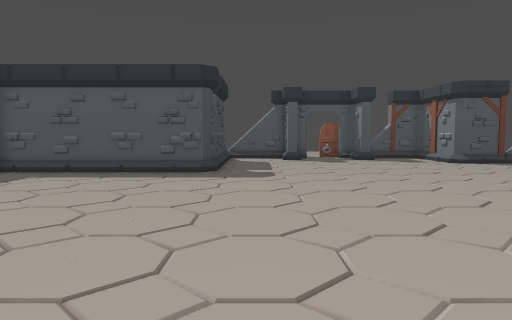
View 1 (above)

17 first-person views from a walk through a 3-D level made in the Godot game engine. The camera is 1.4 m above the floor, tilts 4° down and sees 70° across. The floor is counted in squares, 1 m on a side. Each view is taken from the middle of a square. On the plan, view 1 faces up. The plan holds only what a view shows up to about 16 squares ahead; the rest is blank. The place goes on beyond the plan.

View 2
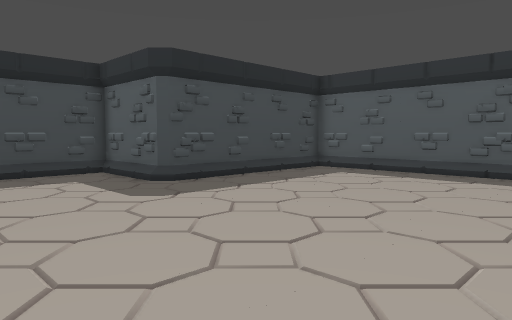

View 3
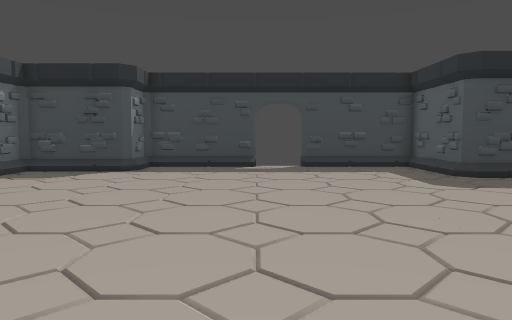

View 4
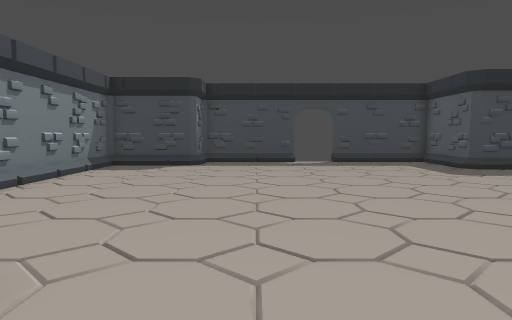

View 5
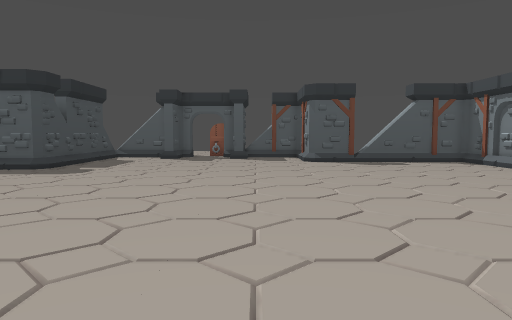

View 6
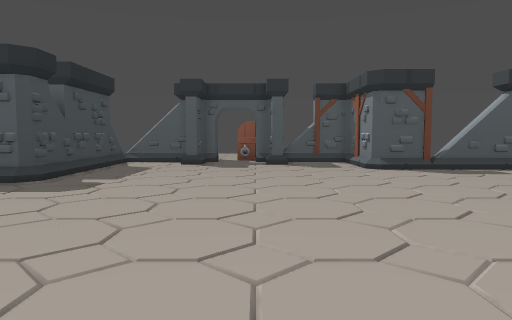

View 7
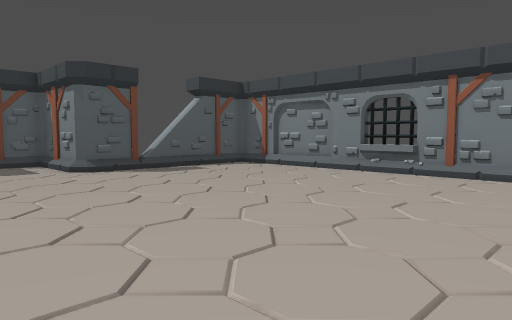

View 8
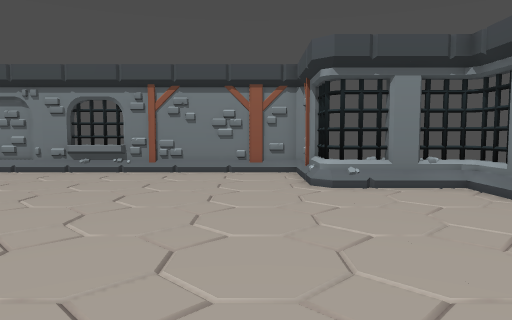

View 9
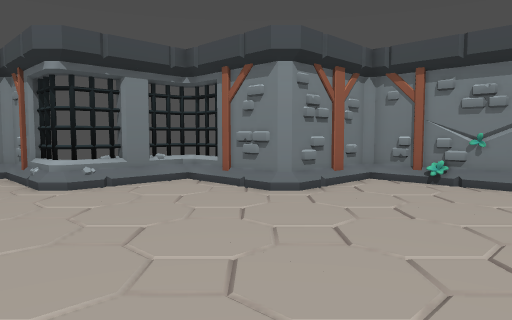

View 10
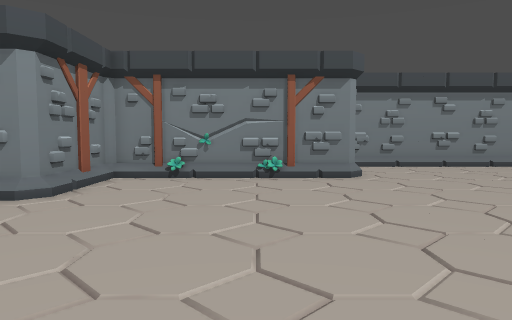

View 11
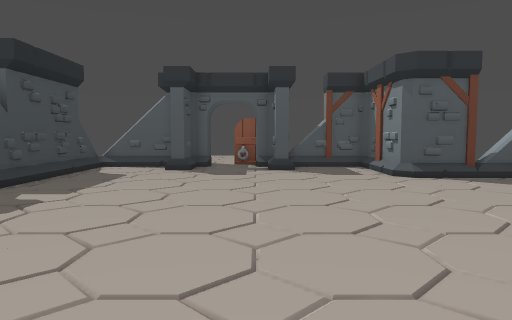

View 12
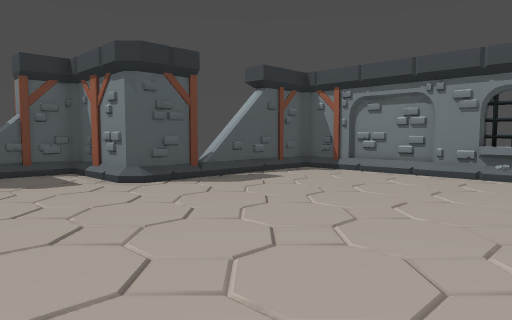

View 13
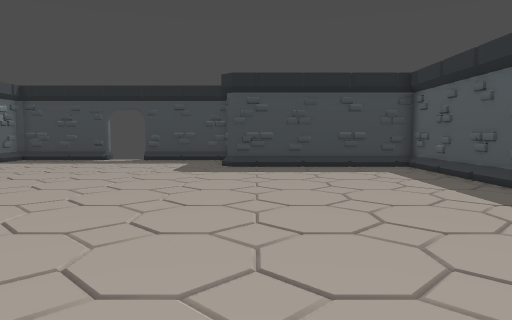

View 14
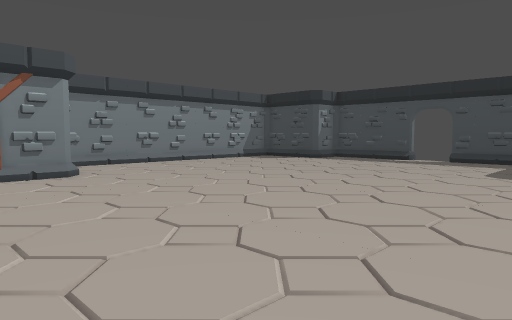

View 15
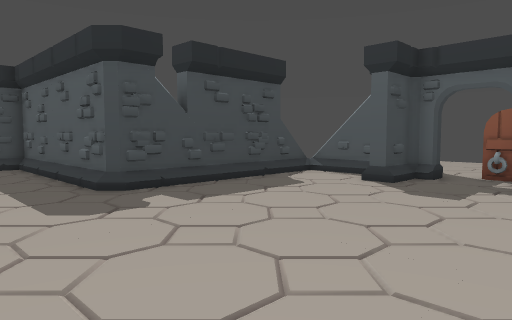

View 16
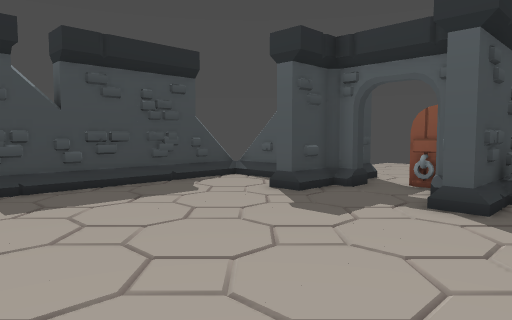

View 17
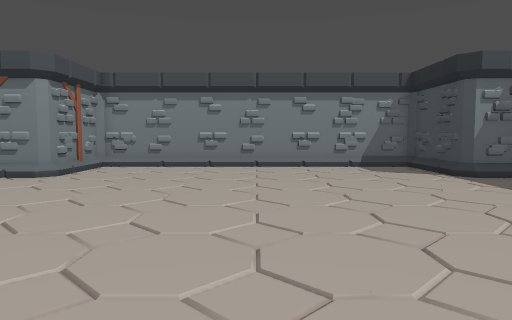

### Floor plan
Key: @ floor where view 1 was taken; # wall or solid block; x gap in a wall; . floor; = window, fence, low wall or low ledge; ^ raised ledge.
Columns run from 14 left of view 1 to 18 right of it. Each row starts with its distance up from view 1.
 23                 #.###
 22             ==####.##=###
 21             =...#...#...#
 20             #...........#
 19             #...........#
 18             #...........##x=#####
 17             #...................#
 16             #...................#
 15             #...................#
 14     #########...................#
 13     #...........................#
 12     #...........................#
 11     #...........................#
 10     #...........................^
  9     #...........................#
  8     #...........................#
  7     #...........................#
  6 #####...........................#
  5 #...............................#
  4 #...............................#
  3 #...............................#
  2 #...........................#=###
  1 x...........................=
  0  .............@.............#
 -1 x...........................=
 -2 #.......................###=#
 -3 #.......................#
 -4 #.......................#
 -5 #.......................#
 -6 ###.............#########
 -7   #.............#
 -8   #.............#
 -9   #.............#
-10   ###############

Positions as (right, up) in squares from view 1, and headings:
1: (0, 0), facing up
2: (0, 0), facing up-left
3: (2, -1), facing left
4: (5, -3), facing left
5: (7, -1), facing up
6: (5, 3), facing up
7: (5, 4), facing up-right
8: (4, 4), facing right
9: (4, 5), facing down-right
10: (5, 6), facing down
11: (5, 6), facing up
12: (5, 8), facing up-right
13: (6, 7), facing left
14: (6, 7), facing down-left
15: (7, 10), facing up-left
16: (8, 13), facing up-left
17: (-5, 6), facing down
